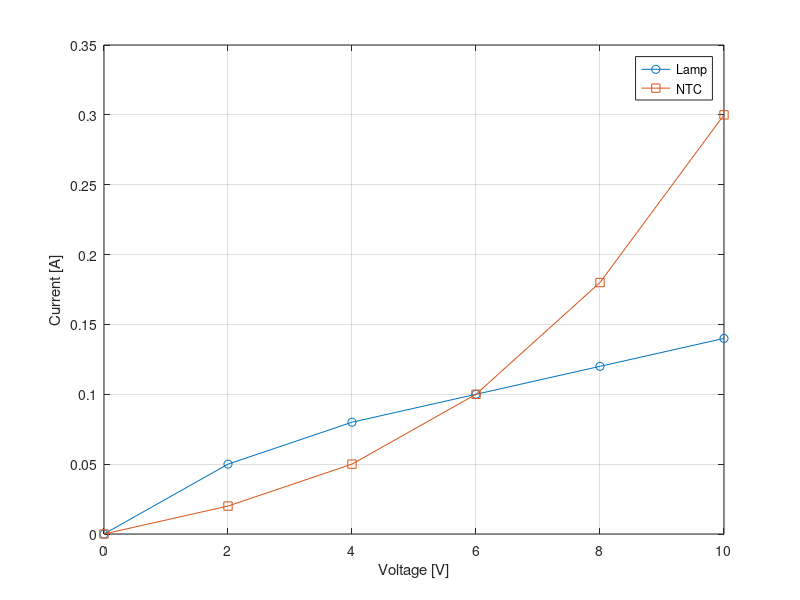

This figure's MATLAB source:
% Measurements (Example data)
V_lamp = [0, 2, 4, 6, 8, 10];
I_lamp = [0, 0.05, 0.08, 0.1, 0.12, 0.14];

V_ntc = [0, 2, 4, 6, 8, 10];
I_ntc = [0, 0.02, 0.05, 0.1, 0.18, 0.3];

% Plotting
figure;
plot(V_lamp, I_lamp, '-o', 'DisplayName', 'Lamp');
hold on;
plot(V_ntc, I_ntc, '-s', 'DisplayName', 'NTC');
xlabel('Voltage [V]');
ylabel('Current [A]');
legend('Location', 'best');
grid on;

% Static Resistance at max voltage
R_stat_lamp = V_lamp(end) / I_lamp(end);
R_stat_ntc = V_ntc(end) / I_ntc(end);
